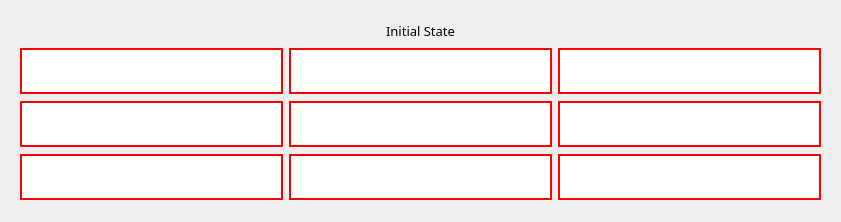
        <widget class="QWidget" name="initial_state" native="true">
         <property name="sizePolicy">
          <sizepolicy hsizetype="Preferred" vsizetype="Preferred">
           <horstretch>0</horstretch>
           <verstretch>0</verstretch>
          </sizepolicy>
         </property>
         <property name="styleSheet">
          <string notr="true">border: none;</string>
         </property>
         <layout class="QHBoxLayout" name="horizontalLayout">
          <item>
           <widget class="QWidget" name="init" native="true">
            <property name="minimumSize">
             <size>
              <width>200</width>
              <height>200</height>
             </size>
            </property>
            <layout class="QGridLayout" name="gridLayout_6">
             <item row="2" column="0">
              <widget class="QLineEdit" name="lineEdit">
               <property name="font">
                <font>
                 <family>Arial Rounded MT Bold</family>
                 <pointsize>22</pointsize>
                </font>
               </property>
               <property name="styleSheet">
                <string notr="true">background: #ffffff; 
border: 2px solid red;;</string>
               </property>
               <property name="maxLength">
                <number>1</number>
               </property>
               <property name="alignment">
                <set>Qt::AlignCenter</set>
               </property>
              </widget>
             </item>
             <item row="1" column="0" colspan="3">
              <widget class="QLabel" name="initLabel">
               <property name="minimumSize">
                <size>
                 <width>0</width>
                 <height>20</height>
                </size>
               </property>
               <property name="maximumSize">
                <size>
                 <width>16777215</width>
                 <height>20</height>
                </size>
               </property>
               <property name="font">
                <font>
                 <family>Arial Rounded MT Bold</family>
                 <pointsize>10</pointsize>
                </font>
               </property>
               <property name="text">
                <string>Initial State</string>
               </property>
               <property name="textFormat">
                <enum>Qt::AutoText</enum>
               </property>
               <property name="scaledContents">
                <bool>false</bool>
               </property>
               <property name="alignment">
                <set>Qt::AlignCenter</set>
               </property>
              </widget>
             </item>
             <item row="4" column="1">
              <widget class="QLineEdit" name="i7">
               <property name="font">
                <font>
                 <family>Arial Rounded MT Bold</family>
                 <pointsize>22</pointsize>
                </font>
               </property>
               <property name="autoFillBackground">
                <bool>false</bool>
               </property>
               <property name="styleSheet">
                <string notr="true">background: #ffffff; 
border: 2px solid red;;</string>
               </property>
               <property name="maxLength">
                <number>1</number>
               </property>
               <property name="alignment">
                <set>Qt::AlignCenter</set>
               </property>
               <property name="clearButtonEnabled">
                <bool>false</bool>
               </property>
              </widget>
             </item>
             <item row="4" column="0">
              <widget class="QLineEdit" name="i6">
               <property name="font">
                <font>
                 <family>Arial Rounded MT Bold</family>
                 <pointsize>22</pointsize>
                </font>
               </property>
               <property name="autoFillBackground">
                <bool>false</bool>
               </property>
               <property name="styleSheet">
                <string notr="true">background: #ffffff; 
border: 2px solid red;;</string>
               </property>
               <property name="maxLength">
                <number>1</number>
               </property>
               <property name="alignment">
                <set>Qt::AlignCenter</set>
               </property>
               <property name="clearButtonEnabled">
                <bool>false</bool>
               </property>
              </widget>
             </item>
             <item row="2" column="1">
              <widget class="QLineEdit" name="i1">
               <property name="font">
                <font>
                 <family>Arial Rounded MT Bold</family>
                 <pointsize>22</pointsize>
                </font>
               </property>
               <property name="autoFillBackground">
                <bool>false</bool>
               </property>
               <property name="styleSheet">
                <string notr="true">background: #ffffff; 
border: 2px solid red;;</string>
               </property>
               <property name="maxLength">
                <number>1</number>
               </property>
               <property name="alignment">
                <set>Qt::AlignCenter</set>
               </property>
               <property name="clearButtonEnabled">
                <bool>false</bool>
               </property>
              </widget>
             </item>
             <item row="2" column="2">
              <widget class="QLineEdit" name="i2">
               <property name="font">
                <font>
                 <family>Arial Rounded MT Bold</family>
                 <pointsize>22</pointsize>
                </font>
               </property>
               <property name="autoFillBackground">
                <bool>false</bool>
               </property>
               <property name="styleSheet">
                <string notr="true">background: #ffffff; 
border: 2px solid red;;</string>
               </property>
               <property name="maxLength">
                <number>1</number>
               </property>
               <property name="alignment">
                <set>Qt::AlignCenter</set>
               </property>
               <property name="clearButtonEnabled">
                <bool>false</bool>
               </property>
              </widget>
             </item>
             <item row="3" column="1">
              <widget class="QLineEdit" name="i4">
               <property name="font">
                <font>
                 <family>Arial Rounded MT Bold</family>
                 <pointsize>22</pointsize>
                </font>
               </property>
               <property name="autoFillBackground">
                <bool>false</bool>
               </property>
               <property name="styleSheet">
                <string notr="true">background: #ffffff; 
border: 2px solid red;;</string>
               </property>
               <property name="maxLength">
                <number>1</number>
               </property>
               <property name="alignment">
                <set>Qt::AlignCenter</set>
               </property>
               <property name="clearButtonEnabled">
                <bool>false</bool>
               </property>
              </widget>
             </item>
             <item row="3" column="2">
              <widget class="QLineEdit" name="i5">
               <property name="font">
                <font>
                 <family>Arial Rounded MT Bold</family>
                 <pointsize>22</pointsize>
                </font>
               </property>
               <property name="autoFillBackground">
                <bool>false</bool>
               </property>
               <property name="styleSheet">
                <string notr="true">background: #ffffff; 
border: 2px solid red;;</string>
               </property>
               <property name="maxLength">
                <number>1</number>
               </property>
               <property name="alignment">
                <set>Qt::AlignCenter</set>
               </property>
               <property name="clearButtonEnabled">
                <bool>false</bool>
               </property>
              </widget>
             </item>
             <item row="4" column="2">
              <widget class="QLineEdit" name="i8">
               <property name="font">
                <font>
                 <family>Arial Rounded MT Bold</family>
                 <pointsize>22</pointsize>
                </font>
               </property>
               <property name="autoFillBackground">
                <bool>false</bool>
               </property>
               <property name="styleSheet">
                <string notr="true">background: #ffffff; 
border: 2px solid red;;</string>
               </property>
               <property name="maxLength">
                <number>1</number>
               </property>
               <property name="alignment">
                <set>Qt::AlignCenter</set>
               </property>
               <property name="clearButtonEnabled">
                <bool>false</bool>
               </property>
              </widget>
             </item>
             <item row="3" column="0">
              <widget class="QLineEdit" name="i3">
               <property name="font">
                <font>
                 <family>Arial Rounded MT Bold</family>
                 <pointsize>22</pointsize>
                </font>
               </property>
               <property name="autoFillBackground">
                <bool>false</bool>
               </property>
               <property name="styleSheet">
                <string notr="true">background: #ffffff; 
border: 2px solid red;;</string>
               </property>
               <property name="maxLength">
                <number>1</number>
               </property>
               <property name="alignment">
                <set>Qt::AlignCenter</set>
               </property>
               <property name="clearButtonEnabled">
                <bool>false</bool>
               </property>
              </widget>
             </item>
            </layout>
           </widget>
          </item>
         </layout>
        </widget>
